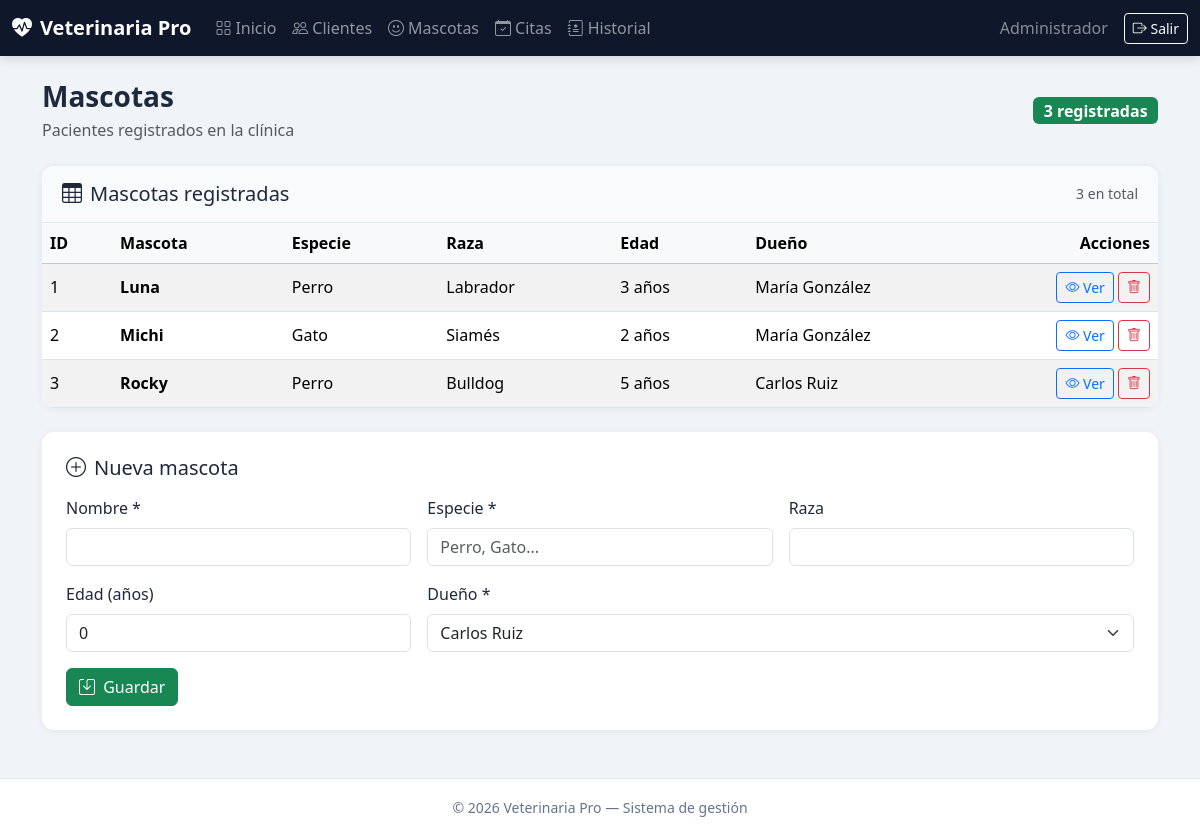
Page /views/mascotas.php (signed in) on the committed database.
### tables this page shows
CREATE TABLE IF NOT EXISTS mascotas (
  id INT AUTO_INCREMENT PRIMARY KEY,
  nombre VARCHAR(80) NOT NULL,
  especie VARCHAR(50) NOT NULL,
  raza VARCHAR(80),
  edad INT DEFAULT 0,
  id_cliente INT NOT NULL,
  FOREIGN KEY (id_cliente) REFERENCES clientes(id) ON DELETE CASCADE
);

CREATE TABLE IF NOT EXISTS clientes (
  id INT AUTO_INCREMENT PRIMARY KEY,
  nombre VARCHAR(120) NOT NULL,
  telefono VARCHAR(20),
  direccion VARCHAR(255),
  correo VARCHAR(150),
  creado_en TIMESTAMP DEFAULT CURRENT_TIMESTAMP
);

### includes/datos_lista.php (called while the page is built, shortened)
<?php
function datos_listar(mysqli $conexion, string $sql): array
{
    $res = $conexion->query($sql);
    $filas = [];
    while ($row = $res->fetch_assoc()) {
        $filas[] = $row;
    }
    return $filas;
}

### includes/paths.php (called while the page is built)
<?php
function app_base_path(): string
{
    $dir = str_replace('\\', '/', dirname($_SERVER['SCRIPT_NAME'] ?? ''));
    $leaf = basename($dir);
    if ($leaf === 'views' || $leaf === 'backend') {
        $dir = dirname($dir);
    }
    return rtrim($dir, '/');
}
function app_url(string $path = ''): string
{
    $base = app_base_path();
    $path = ltrim(str_replace('\\', '/', $path), '/');
    return ($base === '' ? '' : $base) . ($path !== '' ? '/' . $path : '');
}

### views/mascotas.php (the view, shortened to what this page needs)
<?php
require_once '../backend/conexion.php';
require_once '../includes/datos_lista.php';
require_once '../includes/paths.php';
require_once '../includes/header.php';
$clientesSelect = datos_listar($conexion, 'SELECT id, nombre FROM clientes ORDER BY nombre ASC');
$mascotas = datos_listar(
    $conexion,
    'SELECT mascotas.*, clientes.nombre AS dueno
     FROM mascotas
     INNER JOIN clientes ON mascotas.id_cliente = clientes.id
     ORDER BY mascotas.nombre ASC'
);
?>
<div class="page-header d-flex justify-content-between align-items-center flex-wrap gap-2 mb-4">
    <div>
        <h1 class="h3 mb-1">Mascotas</h1>
        <p class="text-muted mb-0">Pacientes registrados en la clínica</p>
    </div>
    <span class="badge bg-success fs-6"><?= count($mascotas) ?> registradas</span>
</div>
<section class="table-card mb-4" id="seccion-mascotas" aria-labelledby="tituloListaMascotas">
    <div class="list-section-header">
        <h2 class="h5 mb-0" id="tituloListaMascotas">
            <i class="bi bi-table me-2"></i>Mascotas registradas
        </h2>
        <span class="text-muted small"><?= count($mascotas) ?> en total</span>
    </div>
    <div class="table-responsive">
        <table class="table table-hover table-striped mb-0 align-middle">
            <thead class="table-light">
                <tr>
                    <th>ID</th>
                    <th>Mascota</th>
                    <th>Especie</th>
                    <th>Raza</th>
                    <th>Edad</th>
                    <th>Dueño</th>
                    <th class="text-end" width="140">Acciones</th>
                </tr>
            </thead>
            <tbody>
                <?php if (count($mascotas) === 0): ?>
                <tr>
                    <td colspan="7" class="text-muted text-center py-5">
                        <i class="bi bi-inbox display-6 d-block mb-2 opacity-50"></i>
                        No hay mascotas registradas.
                    </td>
                </tr>
                <?php else: foreach ($mascotas as $row): ?>
                <tr>
                    <td><?= (int) $row['id'] ?></td>
                    <td class="fw-semibold"><?= htmlspecialchars($row['nombre']) ?></td>
                    <td><?= htmlspecialchars($row['especie']) ?></td>
                    <td><?= htmlspecialchars($row['raza'] ?? '—') ?></td>
                    <td><?= (int) $row['edad'] ?> años</td>
                    <td><?= htmlspecialchars($row['dueno']) ?></td>
                    <td class="text-end text-nowrap">
                        <button type="button" class="btn btn-outline-primary btn-sm"
                                data-bs-toggle="modal" data-bs-target="#modalVerMascota"
                                data-id="<?= (int) $row['id'] ?>"
                                data-nombre="<?= htmlspecialchars($row['nombre'], ENT_QUOTES) ?>"
                                data-especie="<?= htmlspecialchars($row['especie'], ENT_QUOTES) ?>"
                                data-raza="<?= htmlspecialchars($row['raza'] ?? '', ENT_QUOTES) ?>"
                                data-edad="<?= (int) $row['edad'] ?>"
                                data-dueno="<?= htmlspecialchars($row['dueno'], ENT_QUOTES) ?>">
                            <i class="bi bi-eye"></i> Ver
                        </button>
                        <a href="<?= app_url('backend/mascotas.php') ?>?eliminar=<?= (int) $row['id'] ?>"
                           class="btn btn-outline-danger btn-sm"
                           onclick="return confirm('¿Eliminar esta mascota?')">
                            <i class="bi bi-trash"></i>
                        </a>
                    </td>
                </tr>
                <?php endforeach; endif; ?>
            </tbody>
        </table>
    </div>
</section>
<div class="form-card">
    <h5 class="mb-3"><i class="bi bi-plus-circle me-2"></i>Nueva mascota</h5>
    <?php if (count($clientesSelect) === 0): ?>
    <div class="alert alert-warning mb-0">
        Primero debe registrar al menos un <a href="clientes.php">cliente</a>.
    </div>
    <?php else: ?>
    <form method="POST" action="<?= app_url('backend/mascotas.php') ?>" class="row g-3">
        <div class="col-md-4">
            <label class="form-label">Nombre *</label>
            <input name="nombre" class="form-control" required>
        </div>
        <div class="col-md-4">
            <label class="form-label">Especie *</label>
            <input name="especie" class="form-control" placeholder="Perro, Gato..." required>
        </div>
        <div class="col-md-4">
            <label class="form-label">Raza</label>
            <input name="raza" class="form-control">
        </div>
        <div class="col-md-4">
            <label class="form-label">Edad (años)</label>
            <input type="number" name="edad" class="form-control" min="0" value="0">
        </div>
        <div class="col-md-8">
            <label class="form-label">Dueño *</label>
            <select name="cliente" class="form-select" required>
                <?php foreach ($clientesSelect as $c): ?>
                <option value="<?= (int) $c['id'] ?>"><?= htmlspecialchars($c['nombre']) ?></option>
                <?php endforeach; ?>
            </select>
        </div>
        <div class="col-12">
            <button type="submit" class="btn btn-success"><i class="bi bi-save me-1"></i> Guardar</button>
        </div>
    </form>
    <?php endif; ?>
</div>
<?php require_once '../includes/footer.php'; ?>

### css/estilos.css (style rules this page uses)
:root { --primary: #0d6efd; --primary-dark: #0a58ca; --success: #198754; --warning: #ffc107; --info: #0dcaf0; --bg: #f0f4f8; --card: #ffffff; --text: #1e293b; --muted: #64748b; --navbar: #0f172a; }
* { box-sizing: border-box; }
body { font-family: 'Segoe UI', system-ui, -apple-system, sans-serif; color: var(--text); margin: 0; }
.app-body { background: var(--bg); min-height: 100vh; display: flex; flex-direction: column; }
.page-header h1 { font-weight: 700; }
.form-card { background: var(--card); border-radius: 12px; padding: 1.5rem; box-shadow: 0 1px 8px rgba(0, 0, 0, 0.06); margin-bottom: 1.5rem; }
.table-card { background: var(--card); border-radius: 12px; overflow: hidden; box-shadow: 0 1px 8px rgba(0, 0, 0, 0.06); }
.list-section-header { display: flex; justify-content: space-between; align-items: center; flex-wrap: wrap; gap: 0.5rem; padding: 1rem 1.25rem; border-bottom: 1px solid #e2e8f0; background: #f8fafc; }

### rows in the picture
mascotas: id "1", nombre "Luna", especie "Perro", raza "Labrador", edad "3", id_cliente.nombre "María González"
mascotas: id "2", nombre "Michi", especie "Gato", raza "Siamés", edad "2", id_cliente.nombre "María González"
mascotas: id "3", nombre "Rocky", especie "Perro", raza "Bulldog", edad "5", id_cliente.nombre "Carlos Ruiz"

### other values in the picture
$_SESSION['nombre'] "Administrador"
count($mascotas) "3"
form field cliente "Carlos Ruiz"
